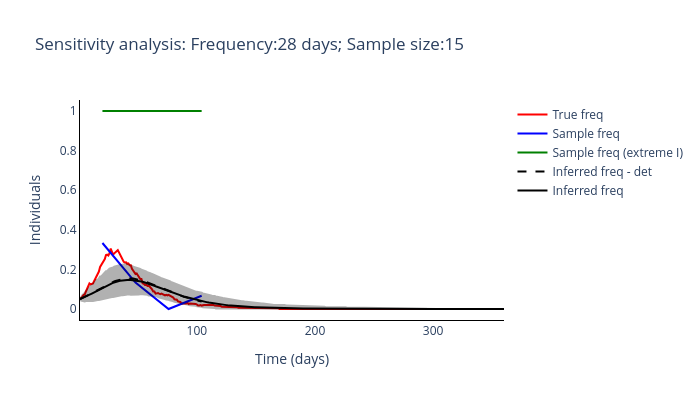
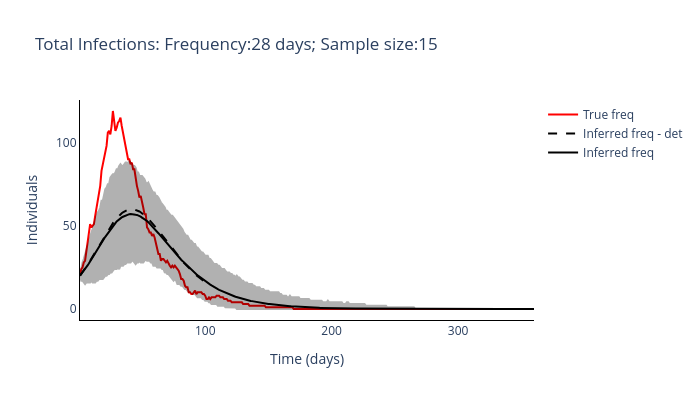

Notebook cell for these charts, in order:
### Code cell
routine_run(freq_samplying_range[1], sample_size_range[0])

### Figure 1 — Plotly figure (JSON) as saved in the notebook; plotly's stock layout.template omitted (floating-point values rounded to 4 significant figures; data arrays with more than 128 entries replaced by an {"elided": "..."} marker saying what was removed)
{"data": [{"line": {"color": "red"}, "mode": "lines", "name": "True freq", "type": "scatter", "x": {"elided": "360 int values"}, "y": {"elided": "360 float values"}}, {"line": {"color": "blue"}, "mode": "lines", "name": "Sample freq", "type": "scatter", "x": [20, 48, 76, 104], "y": [0.3333, 0.1333, 0, 0.06667]}, {"line": {"color": "green"}, "mode": "lines", "name": "Sample freq (extreme I)", "type": "scatter", "x": [20, 48, 76, 104], "y": [1, 1, 1, 1]}, {"line": {"color": "black", "dash": "dash"}, "mode": "lines", "name": "Inferred freq - det", "type": "scatter", "x": {"elided": "360 int values"}, "y": [0.05, 0.05256, 0.05521, 0.05794, 0.06077, 0.06367, 0.06666, 0.06972, 0.07285, 0.07605, 0.07931, 0.08263, 0.08598, 0.08939, 0.09283, 0.0963, 0.09977, 0.1032, 0.1067, 0.1101, 0.1134, 0.1167, 0.12, 0.1231, 0.1262, 0.1291, 0.1319, 0.1346, 0.1372, 0.1396, 0.1419, 0.144, 0.1459, 0.1477, 0.1492, 0.1506, 0.1518, 0.1528, 0.1536, 0.1541, 0.1545, 0.1547, 0.1547, 0.1545, 0.1541, 0.1535, 0.1527, 0.1518, 0.1508, 0.1495, 0.1482, 0.1466, 0.145, 0.1432, 0.1414, 0.1394, 0.1373, 0.1351, 0.1329, 0.1306, 0.1282, 0.1258, 0.1234, 0.1209, 0.1184, 0.1159, 0.1134, 0.1108, 0.1083, 0.1057, 0.1032, 0.1006, 0.09809, 0.09559, 0.0931, 0.09064, 0.08821, 0.0858, 0.08343, 0.0811, 0.07881, 0.07655, 0.07433, 0.07216, 0.07002, 0.06793, 0.06588, 0.06388, 0.06192, 0.06001, 0.05814, 0.05631, 0.05453, 0.0528, 0.05111, 0.04947, 0.04786, 0.04631, 0.04479, 0.04332, 0.04189, 0.0405, 0.03915, 0.03784]}, {"line": {"color": "black"}, "mode": "lines", "name": "Inferred freq", "type": "scatter", "x": {"elided": "360 int values"}, "y": {"elided": "360 float values"}}, {"fill": "toself", "fillcolor": "black", "line": {"color": "black"}, "mode": "lines", "name": "Inferred freq", "opacity": 0.3, "showlegend": false, "type": "scatter", "x": {"elided": "720 int values"}, "y": {"elided": "720 float values"}}], "layout": {"height": 400, "plot_bgcolor": "white", "title": {"text": "Sensitivity analysis: Frequency:28 days; Sample size:15"}, "width": 700, "xaxis": {"linecolor": "black", "title": {"text": "Time (days)"}}, "yaxis": {"linecolor": "black", "title": {"text": "Individuals"}}}}

### Figure 2 — Plotly figure (JSON) as saved in the notebook; plotly's stock layout.template omitted (floating-point values rounded to 4 significant figures; data arrays with more than 128 entries replaced by an {"elided": "..."} marker saying what was removed)
{"data": [{"line": {"color": "red"}, "mode": "lines", "name": "True freq", "type": "scatter", "x": {"elided": "360 int values"}, "y": {"elided": "360 int values"}}, {"line": {"color": "black", "dash": "dash"}, "mode": "lines", "name": "Inferred freq - det", "type": "scatter", "x": {"elided": "360 int values"}, "y": [20, 21.01, 22.05, 23.12, 24.23, 25.36, 26.53, 27.73, 28.95, 30.2, 31.47, 32.76, 34.06, 35.38, 36.72, 38.06, 39.4, 40.74, 42.06, 43.37, 44.66, 45.93, 47.16, 48.36, 49.52, 50.64, 51.71, 52.73, 53.69, 54.6, 55.44, 56.22, 56.94, 57.58, 58.15, 58.65, 59.07, 59.41, 59.67, 59.85, 59.95, 59.97, 59.92, 59.8, 59.6, 59.34, 59.0, 58.61, 58.15, 57.64, 57.07, 56.45, 55.77, 55.06, 54.3, 53.5, 52.66, 51.79, 50.9, 49.98, 49.04, 48.08, 47.12, 46.14, 45.15, 44.16, 43.16, 42.15, 41.15, 40.15, 39.15, 38.16, 37.17, 36.19, 35.22, 34.27, 33.32, 32.39, 31.47, 30.57, 29.68, 28.8, 27.95, 27.11, 26.29, 25.48, 24.69, 23.92, 23.17, 22.44, 21.72, 21.02, 20.34, 19.68, 19.03, 18.4, 17.79, 17.2, 16.63, 16.07, 15.52, 15.0, 14.48, 13.99]}, {"line": {"color": "black"}, "mode": "lines", "name": "Inferred freq", "type": "scatter", "x": {"elided": "360 int values"}, "y": {"elided": "360 float values"}}, {"fill": "toself", "fillcolor": "black", "line": {"color": "black"}, "mode": "lines", "name": "Inferred freq", "opacity": 0.3, "showlegend": false, "type": "scatter", "x": {"elided": "720 int values"}, "y": {"elided": "720 float values"}}], "layout": {"height": 400, "plot_bgcolor": "white", "title": {"text": "Total Infections: Frequency:28 days; Sample size:15"}, "width": 700, "xaxis": {"linecolor": "black", "title": {"text": "Time (days)"}}, "yaxis": {"linecolor": "black", "title": {"text": "Individuals"}}}}
